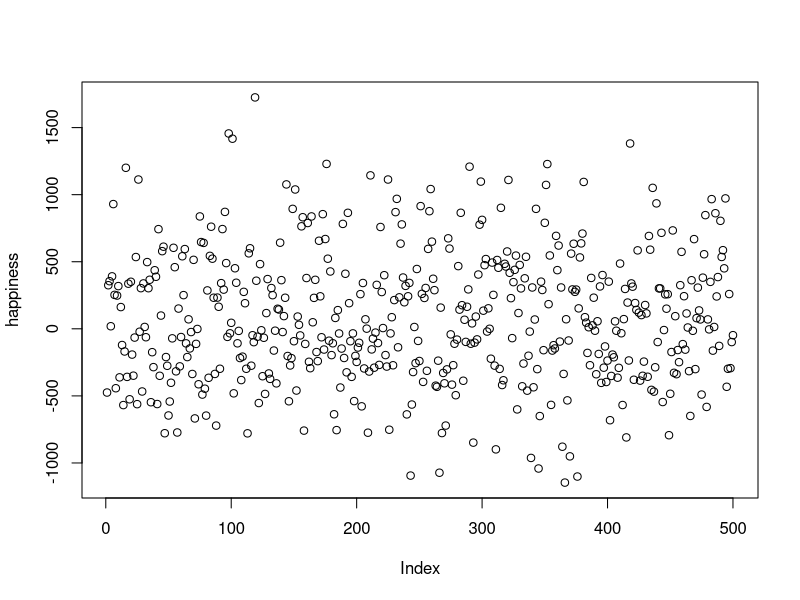
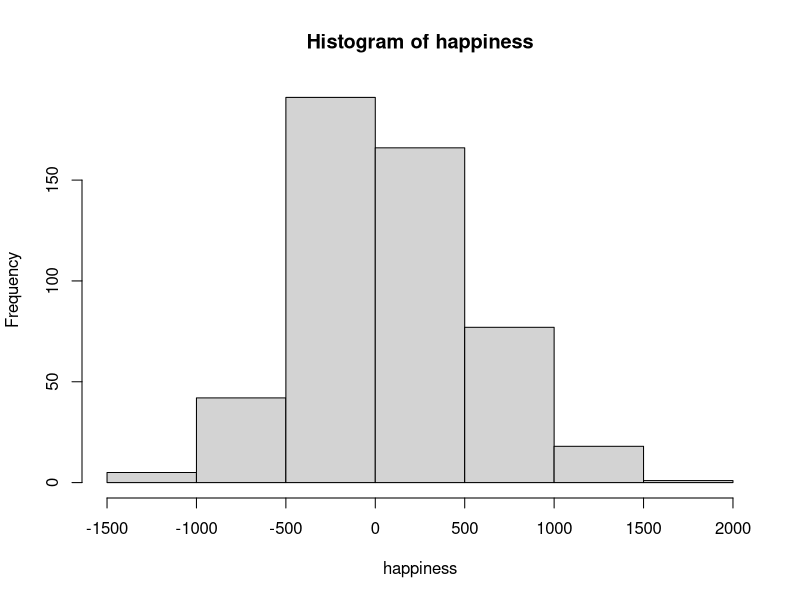
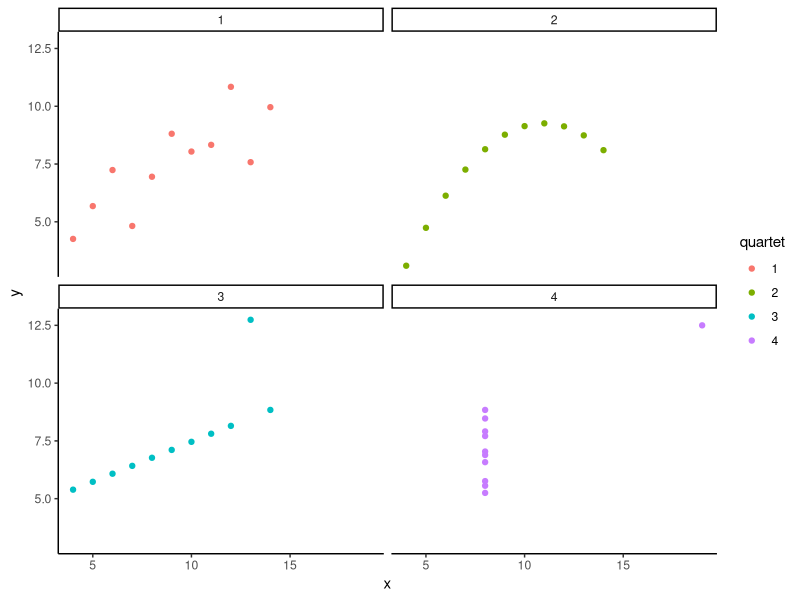

Generate these figures, in order, with R:
## ---- chunk 1
#| echo: false
happiness <- rnorm(500, 100, 500)
knitr::kable(matrix(round(happiness), ncol=10, nrow=5))
## ---- chunk 2
#| echo: false
plot(happiness)
## ---- chunk 3
#| echo: false
hist(happiness)
## ---- chunk 4
#| echo: false
library(ggplot2)
library(data.table)

ac <- fread("data/anscombe.txt")
ac <- as.data.frame(ac)

ac_long <- data.frame(
  x = c(ac[,1], ac[,3], ac[,5], ac[,7]),
  y = c(ac[,2], ac[,4], ac[,6], ac[,8]),
  quartet = as.factor(rep(1:4, each=11))
)

ggplot(ac_long, aes(x=x, y=y, color=quartet)) +
  geom_point() +
  theme_classic() +
  facet_wrap(~quartet)
